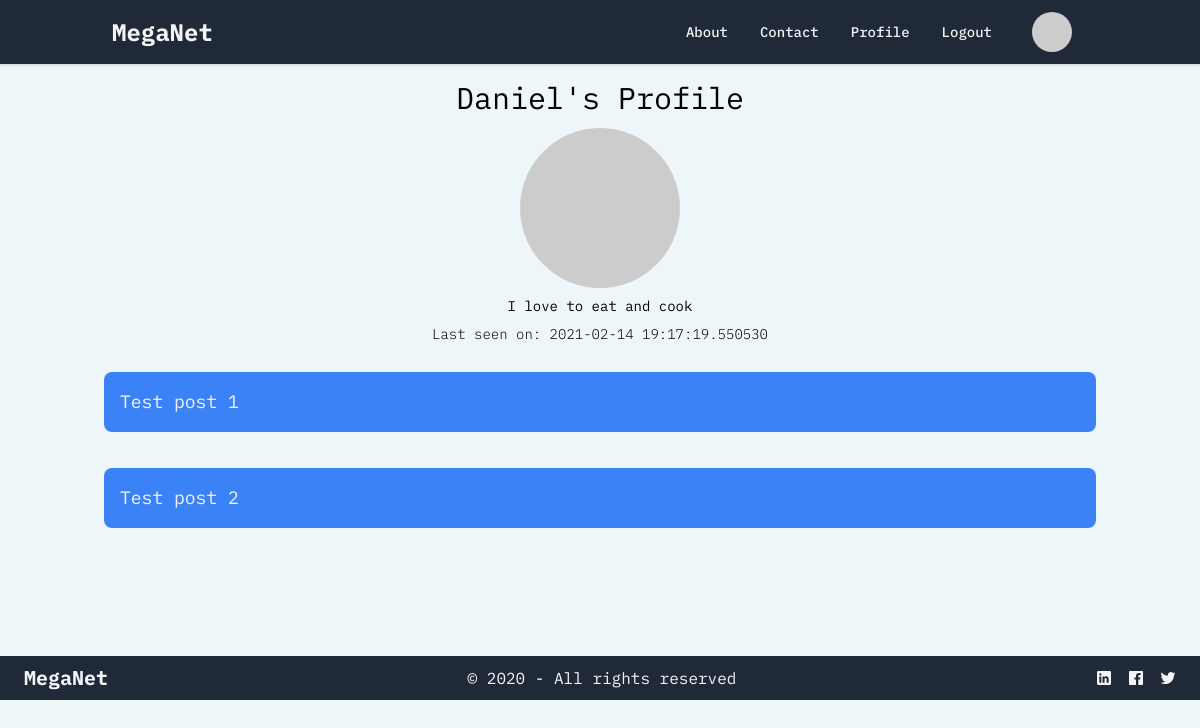
Screenshot of /user/Daniel (signed in) with the database file from the repository.
### app/models.py (models this page shows, shortened)
class User(UserMixin, db.Model):
    id = db.Column(db.Integer, primary_key=True)
    username = db.Column(db.String(64), index=True, unique=True)
    email = db.Column(db.String(120), index=True, unique=True)
    password_hash = db.Column(db.String(128))
    posts = db.relationship("Post", backref="author", lazy="dynamic")
    about_me = db.Column(db.String(140))
    last_seen = db.Column(db.DateTime, default=datetime.utcnow)
    def avatar(self, size):
        digest = md5(self.email.lower().encode('utf-8')).hexdigest()
        return f'https://www.gravatar.com/avatar/{digest}?d=identicon&s={size}'

### app/routes.py (the view)
@app.route("/user/<username>")
@login_required
def user(username):
    user = User.query.filter_by(username=username).first_or_404()
    posts = [
        {"author": user, "body": "Test post 1"},
        {"author": user, "body": "Test post 2"}
    ]
    return render_template("user.html", title="Profile", user=user, posts=posts)

### app/models.py (called while the page is built)
@login.user_loader
def load_user(id):
    return User.query.get(int(id))

### app/routes.py (called while the page is built)
@app.before_request
def before_request():
    if current_user.is_authenticated:
        current_user.last_seen = datetime.utcnow()
        db.session.commit()

### app/templates/user.html (shortened to what this page needs)
{% extends "base.html" %} {% block content %}
<div class="flex flex-col items-center justify-center ">
  <h1 class="text-3xl text-center">{{ user.username }}'s Profile</h1>
  <img
    class="object-cover object-center w-40 mt-3 rounded-full"
    src="{{ user.avatar(150)}}"
  />
  <div class="flex flex-col items-center justify-center mt-2">
    {% if user.about_me %}
     <p class="mb-2 text-sm">{{user.about_me}}</p>
    {% endif %}
   {% if user.last_seen %}
   <p class="mb-2 text-sm font-light">Last seen on: {{user.last_seen}}</p>
    {% endif %}
  </div>
</div>
{% include "_post.html" %}
{% endblock %}

### app/templates/base.html (style rules this page uses)
body { font-family: "IBM Plex Mono", monospace; background-color: #edf6f9; }

### rows the page displays
User: username "Daniel", about_me "I love to eat and cook", last_seen "2021-02-14 19:17:19.550530"

### other values shown
{{ post.body }} "Test post 1" "Test post 2"
